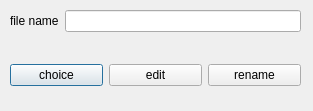
<?xml version="1.0" encoding="UTF-8"?>
<ui version="4.0">
 <class>Dialog</class>
 <widget class="QDialog" name="Dialog">
  <property name="geometry">
   <rect>
    <x>0</x>
    <y>0</y>
    <width>313</width>
    <height>111</height>
   </rect>
  </property>
  <property name="windowTitle">
   <string>File Manage</string>
  </property>
  <property name="windowIcon">
   <iconset resource="assets.qrc">
    <normaloff>:/pic/nekohako.png</normaloff>:/pic/nekohako.png</iconset>
  </property>
  <widget class="QWidget" name="formLayoutWidget">
   <property name="geometry">
    <rect>
     <x>10</x>
     <y>10</y>
     <width>291</width>
     <height>41</height>
    </rect>
   </property>
   <layout class="QFormLayout" name="formLayout">
    <item row="0" column="0">
     <widget class="QLabel" name="file_name">
      <property name="text">
       <string>file name</string>
      </property>
     </widget>
    </item>
    <item row="0" column="1">
     <widget class="QLineEdit" name="lineEdit">
      <property name="text">
       <string/>
      </property>
     </widget>
    </item>
   </layout>
  </widget>
  <widget class="QWidget" name="horizontalLayoutWidget">
   <property name="geometry">
    <rect>
     <x>10</x>
     <y>60</y>
     <width>291</width>
     <height>31</height>
    </rect>
   </property>
   <layout class="QHBoxLayout" name="horizontalLayout">
    <item>
     <widget class="QPushButton" name="choice">
      <property name="text">
       <string>choice</string>
      </property>
     </widget>
    </item>
    <item>
     <widget class="QPushButton" name="edit">
      <property name="text">
       <string>edit</string>
      </property>
     </widget>
    </item>
    <item>
     <widget class="QPushButton" name="rename">
      <property name="text">
       <string>rename</string>
      </property>
     </widget>
    </item>
   </layout>
  </widget>
 </widget>
 <resources/>
 <connections/>
</ui>
